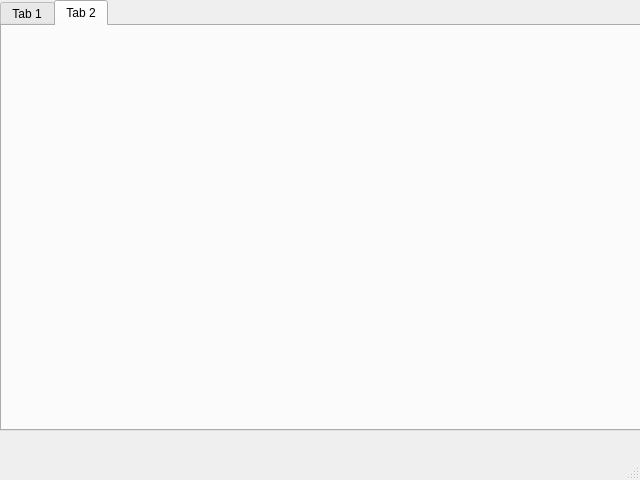
<?xml version="1.0" encoding="UTF-8"?>
<ui version="4.0">
 <class>MainWindow</class>
 <widget class="QMainWindow" name="MainWindow">
  <property name="geometry">
   <rect>
    <x>0</x>
    <y>0</y>
    <width>640</width>
    <height>480</height>
   </rect>
  </property>
  <property name="windowTitle">
   <string>VERTVES Functions Test UI</string>
  </property>
  <widget class="QWidget" name="centralwidget">
   <widget class="QWidget" name="verticalLayoutWidget">
    <property name="geometry">
     <rect>
      <x>0</x>
      <y>0</y>
      <width>641</width>
      <height>431</height>
     </rect>
    </property>
    <layout class="QVBoxLayout" name="verticalLayout">
     <item>
      <widget class="QTabWidget" name="tabWidget">
       <property name="currentIndex">
        <number>1</number>
       </property>
       <widget class="QWidget" name="tab_1">
        <attribute name="title">
         <string>Tab 1</string>
        </attribute>
       </widget>
       <widget class="QWidget" name="tab_2">
        <attribute name="title">
         <string>Tab 2</string>
        </attribute>
       </widget>
      </widget>
     </item>
    </layout>
   </widget>
  </widget>
  <widget class="QMenuBar" name="menubar">
   <property name="geometry">
    <rect>
     <x>0</x>
     <y>0</y>
     <width>640</width>
     <height>21</height>
    </rect>
   </property>
  </widget>
  <widget class="QStatusBar" name="statusbar"/>
 </widget>
 <resources/>
 <connections/>
</ui>
